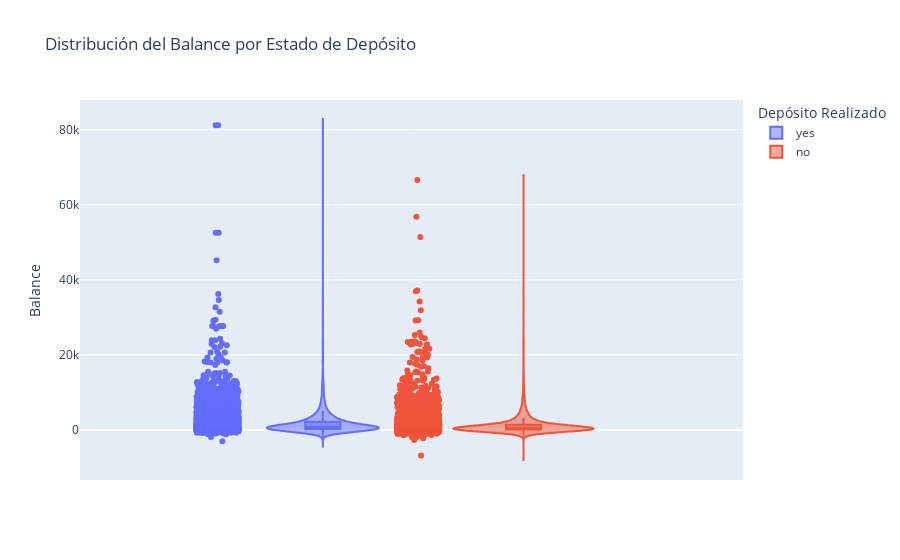

Here is the notebook cell this chart was saved with:
### Code cell
fig = px.violin(advanced_data, y="balance", color="deposit",
                box=True,  # Muestra la caja de resumen dentro del violín
                points="all",  # Muestra todos los puntos de datos
                hover_data=['age', 'client'],  # Datos adicionales al pasar el mouse
                title="Distribución del Balance por Estado de Depósito",
                labels={"deposit": "Depósito Realizado", "balance": "Balance"})
fig.show()

### Figure 1 — Plotly figure (JSON) as saved in the notebook; plotly's stock layout.template omitted (floating-point values rounded to 4 significant figures; data arrays with more than 128 entries replaced by an {"elided": "..."} marker saying what was removed)
{"data": [{"alignmentgroup": "True", "box": {"visible": true}, "customdata": {"elided": "5289x2 mixed values"}, "hovertemplate": "Depósito Realizado=yes<br>Balance=%{y}<br>age=%{customdata[0]}<br>client=%{customdata[1]}<extra></extra>", "legendgroup": "yes", "marker": {"color": "#636efa"}, "name": "yes", "offsetgroup": "yes", "orientation": "v", "points": "all", "scalegroup": "True", "showlegend": true, "type": "violin", "x0": " ", "xaxis": "x", "y": {"elided": "5289 int values"}, "y0": " ", "yaxis": "y"}, {"alignmentgroup": "True", "box": {"visible": true}, "customdata": {"elided": "5873x2 mixed values"}, "hovertemplate": "Depósito Realizado=no<br>Balance=%{y}<br>age=%{customdata[0]}<br>client=%{customdata[1]}<extra></extra>", "legendgroup": "no", "marker": {"color": "#EF553B"}, "name": "no", "offsetgroup": "no", "orientation": "v", "points": "all", "scalegroup": "True", "showlegend": true, "type": "violin", "x0": " ", "xaxis": "x", "y": {"elided": "5873 int values"}, "y0": " ", "yaxis": "y"}], "layout": {"autosize": true, "legend": {"title": {"text": "Depósito Realizado"}, "tracegroupgap": 0}, "title": {"text": "Distribución del Balance por Estado de Depósito"}, "violinmode": "group", "xaxis": {"anchor": "y", "autorange": true, "domain": [0, 1], "range": [-0.5987, 0.5578], "type": "category"}, "yaxis": {"anchor": "x", "autorange": true, "domain": [0, 1], "range": [-13380.0, 87960.0], "title": {"text": "Balance"}, "type": "linear"}}}
